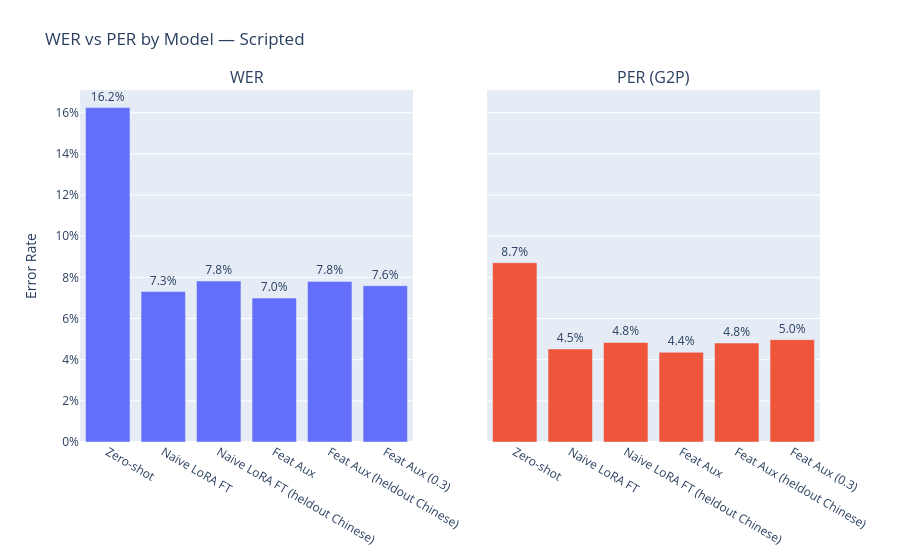
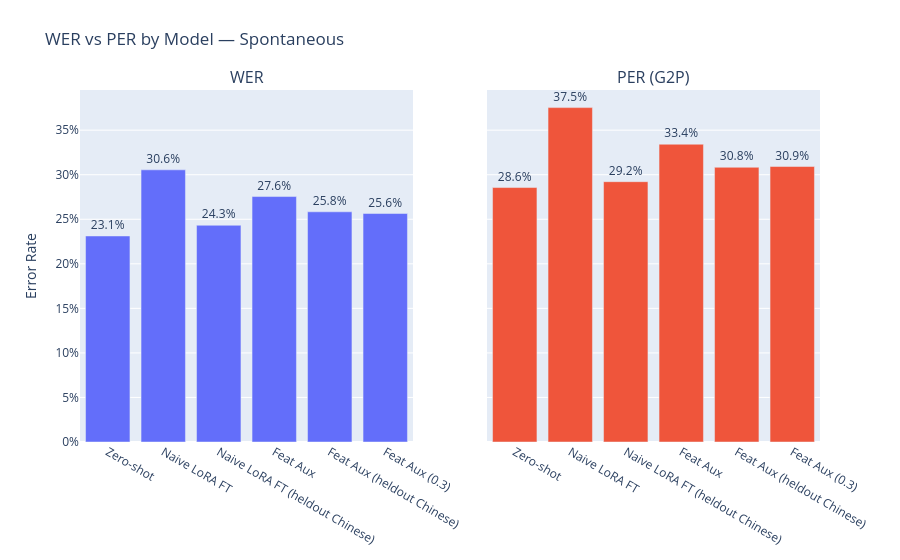

Notebook code cell kept with these figures, in order:
### Code cell
from plotly.subplots import make_subplots

# ── Separate WER/PER into side-by-side subplots, one figure per split ─────────

for split in SPLITS:
    sub = overall_df[overall_df["Split"] == split].copy()
    if sub.empty:
        continue

    fig = make_subplots(
        rows=1, cols=2,
        subplot_titles=("WER", "PER (G2P)"),
        shared_yaxes=True,
    )

    # Left: WER
    wer_vals = sub["WER"]
    fig.add_trace(
        go.Bar(
            name="WER",
            x=sub["Model"].tolist(),
            y=wer_vals.tolist(),
            text=[f"{v:.1%}" if pd.notna(v) else "" for v in wer_vals],
            textposition="outside",
            showlegend=False,
        ),
        row=1, col=1
    )

    # Right: PER
    per_vals = sub["PER (G2P)"]
    if per_vals.notna().any():
        fig.add_trace(
            go.Bar(
                name="PER (G2P)",
                x=sub["Model"].tolist(),
                y=per_vals.tolist(),
                text=[f"{v:.1%}" if pd.notna(v) else "" for v in per_vals],
                textposition="outside",
                showlegend=False,
            ),
            row=1, col=2
        )

    fig.update_yaxes(title_text="Error Rate", tickformat=".0%", row=1, col=1)
    fig.update_yaxes(tickformat=".0%", row=1, col=2)
    fig.update_layout(
        title=f"WER vs PER by Model — {split.capitalize()}",
        margin=dict(t=90),
    )
    fig.show()

### Figure 1 — Plotly figure (JSON) as saved in the notebook; plotly's stock layout.template omitted (floating-point values rounded to 4 significant figures)
{"data": [{"name": "WER", "showlegend": false, "text": ["16.2%", "7.3%", "7.8%", "7.0%", "7.8%", "7.6%"], "textposition": "outside", "type": "bar", "x": ["Zero-shot", "Naive LoRA FT", "Naive LoRA FT (heldout Chinese)", "Feat Aux", "Feat Aux (heldout Chinese)", "Feat Aux (0.3)"], "xaxis": "x", "y": [0.1625, 0.0731, 0.07819, 0.06993, 0.07803, 0.07593], "yaxis": "y"}, {"name": "PER (G2P)", "showlegend": false, "text": ["8.7%", "4.5%", "4.8%", "4.4%", "4.8%", "5.0%"], "textposition": "outside", "type": "bar", "x": ["Zero-shot", "Naive LoRA FT", "Naive LoRA FT (heldout Chinese)", "Feat Aux", "Feat Aux (heldout Chinese)", "Feat Aux (0.3)"], "xaxis": "x2", "y": [0.08712, 0.04522, 0.04836, 0.0436, 0.04809, 0.04974], "yaxis": "y2"}], "layout": {"annotations": [{"font": {"size": 16}, "showarrow": false, "text": "WER", "x": 0.225, "xanchor": "center", "xref": "paper", "y": 1, "yanchor": "bottom", "yref": "paper"}, {"font": {"size": 16}, "showarrow": false, "text": "PER (G2P)", "x": 0.775, "xanchor": "center", "xref": "paper", "y": 1, "yanchor": "bottom", "yref": "paper"}], "margin": {"t": 90}, "title": {"text": "WER vs PER by Model — Scripted"}, "xaxis": {"anchor": "y", "domain": [0, 0.45]}, "xaxis2": {"anchor": "y2", "domain": [0.55, 1]}, "yaxis": {"anchor": "x", "domain": [0, 1], "tickformat": ".0%", "title": {"text": "Error Rate"}}, "yaxis2": {"anchor": "x2", "domain": [0, 1], "matches": "y", "showticklabels": false, "tickformat": ".0%"}}}

### Figure 2 — Plotly figure (JSON) as saved in the notebook; plotly's stock layout.template omitted (floating-point values rounded to 4 significant figures)
{"data": [{"name": "WER", "showlegend": false, "text": ["23.1%", "30.6%", "24.3%", "27.6%", "25.8%", "25.6%"], "textposition": "outside", "type": "bar", "x": ["Zero-shot", "Naive LoRA FT", "Naive LoRA FT (heldout Chinese)", "Feat Aux", "Feat Aux (heldout Chinese)", "Feat Aux (0.3)"], "xaxis": "x", "y": [0.2313, 0.3055, 0.2432, 0.2755, 0.2584, 0.2564], "yaxis": "y"}, {"name": "PER (G2P)", "showlegend": false, "text": ["28.6%", "37.5%", "29.2%", "33.4%", "30.8%", "30.9%"], "textposition": "outside", "type": "bar", "x": ["Zero-shot", "Naive LoRA FT", "Naive LoRA FT (heldout Chinese)", "Feat Aux", "Feat Aux (heldout Chinese)", "Feat Aux (0.3)"], "xaxis": "x2", "y": [0.2856, 0.3753, 0.2922, 0.3342, 0.3083, 0.3092], "yaxis": "y2"}], "layout": {"annotations": [{"font": {"size": 16}, "showarrow": false, "text": "WER", "x": 0.225, "xanchor": "center", "xref": "paper", "y": 1, "yanchor": "bottom", "yref": "paper"}, {"font": {"size": 16}, "showarrow": false, "text": "PER (G2P)", "x": 0.775, "xanchor": "center", "xref": "paper", "y": 1, "yanchor": "bottom", "yref": "paper"}], "margin": {"t": 90}, "title": {"text": "WER vs PER by Model — Spontaneous"}, "xaxis": {"anchor": "y", "domain": [0, 0.45]}, "xaxis2": {"anchor": "y2", "domain": [0.55, 1]}, "yaxis": {"anchor": "x", "domain": [0, 1], "tickformat": ".0%", "title": {"text": "Error Rate"}}, "yaxis2": {"anchor": "x2", "domain": [0, 1], "matches": "y", "showticklabels": false, "tickformat": ".0%"}}}
